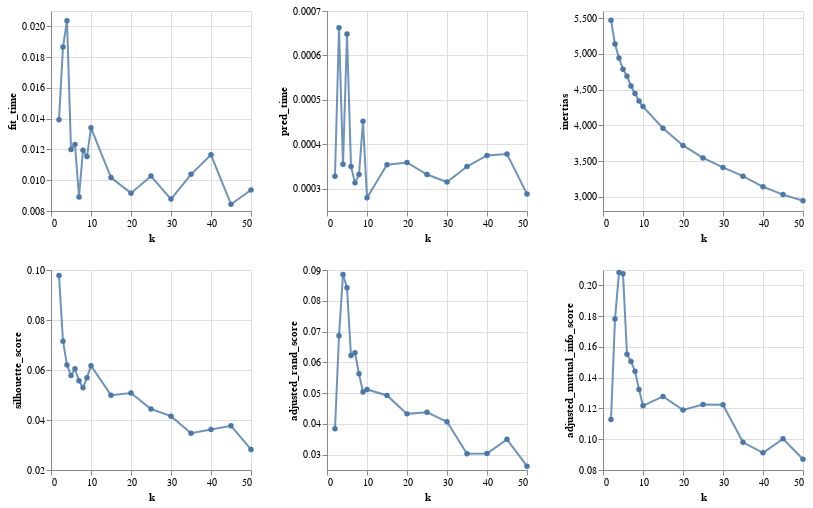

Notebook source saved alongside this figure:
### Code cell
math_metric_df = compare_k_values(math_x_train_transformed, math_y_train)
plot_kmeans(math_metric_df)

### Figure 1 — Vega-Lite specification as saved in the notebook (floating-point values rounded to 4 significant figures)
{"config": {"view": {"continuousWidth": 400, "continuousHeight": 300}}, "repeat": ["fit_time", "pred_time", "inertias", "silhouette_score", "adjusted_rand_score", "adjusted_mutual_info_score"], "spec": {"data": {"name": "data-e983467b6760b518e3e28aa69861e675"}, "mark": {"type": "line", "opacity": 0.8, "point": true}, "encoding": {"x": {"field": "k", "type": "quantitative"}, "y": {"field": {"repeat": "repeat"}, "scale": {"zero": false}, "type": "quantitative"}}, "height": 200, "width": 200}, "columns": 3, "$schema": "https://vega.github.io/schema/vega-lite/v4.17.0.json", "datasets": {"data-e983467b6760b518e3e28aa69861e675": [{"k": 2, "fit_time": 0.01392, "pred_time": 0.0003281, "silhouette_score": 0.09784, "adjusted_rand_score": 0.03838, "adjusted_mutual_info_score": 0.1128, "inertias": 5472.0}, {"k": 3, "fit_time": 0.01866, "pred_time": 0.0006621, "silhouette_score": 0.07151, "adjusted_rand_score": 0.06862, "adjusted_mutual_info_score": 0.1781, "inertias": 5137.0}, {"k": 4, "fit_time": 0.02037, "pred_time": 0.0003552, "silhouette_score": 0.06205, "adjusted_rand_score": 0.08857, "adjusted_mutual_info_score": 0.2084, "inertias": 4942.0}, {"k": 5, "fit_time": 0.012, "pred_time": 0.000648, "silhouette_score": 0.05775, "adjusted_rand_score": 0.08422, "adjusted_mutual_info_score": 0.2076, "inertias": 4783.0}, {"k": 6, "fit_time": 0.01233, "pred_time": 0.00035, "silhouette_score": 0.06048, "adjusted_rand_score": 0.06222, "adjusted_mutual_info_score": 0.1552, "inertias": 4687.0}, {"k": 7, "fit_time": 0.008913, "pred_time": 0.0003133, "silhouette_score": 0.05567, "adjusted_rand_score": 0.06307, "adjusted_mutual_info_score": 0.1506, "inertias": 4550.0}, {"k": 8, "fit_time": 0.01195, "pred_time": 0.0003319, "silhouette_score": 0.05293, "adjusted_rand_score": 0.05627, "adjusted_mutual_info_score": 0.1442, "inertias": 4445.0}, {"k": 9, "fit_time": 0.01154, "pred_time": 0.0004518, "silhouette_score": 0.05694, "adjusted_rand_score": 0.05035, "adjusted_mutual_info_score": 0.1324, "inertias": 4339.0}, {"k": 10, "fit_time": 0.01341, "pred_time": 0.0002799, "silhouette_score": 0.06168, "adjusted_rand_score": 0.05118, "adjusted_mutual_info_score": 0.1217, "inertias": 4262.0}, {"k": 15, "fit_time": 0.01018, "pred_time": 0.0003541, "silhouette_score": 0.04994, "adjusted_rand_score": 0.04921, "adjusted_mutual_info_score": 0.1278, "inertias": 3959.0}, {"k": 20, "fit_time": 0.00916, "pred_time": 0.0003593, "silhouette_score": 0.05082, "adjusted_rand_score": 0.04324, "adjusted_mutual_info_score": 0.119, "inertias": 3718.0}, {"k": 25, "fit_time": 0.01027, "pred_time": 0.0003321, "silhouette_score": 0.0444, "adjusted_rand_score": 0.04374, "adjusted_mutual_info_score": 0.1225, "inertias": 3542.0}, {"k": 30, "fit_time": 0.008774, "pred_time": 0.0003152, "silhouette_score": 0.04154, "adjusted_rand_score": 0.04069, "adjusted_mutual_info_score": 0.1224, "inertias": 3410.0}, {"k": 35, "fit_time": 0.01038, "pred_time": 0.00035, "silhouette_score": 0.03473, "adjusted_rand_score": 0.03025, "adjusted_mutual_info_score": 0.09798, "inertias": 3287.0}, {"k": 40, "fit_time": 0.01165, "pred_time": 0.000375, "silhouette_score": 0.0362, "adjusted_rand_score": 0.03035, "adjusted_mutual_info_score": 0.09114, "inertias": 3139.0}, {"k": 45, "fit_time": 0.008436, "pred_time": 0.0003781, "silhouette_score": 0.0377, "adjusted_rand_score": 0.03497, "adjusted_mutual_info_score": 0.1002, "inertias": 3030.0}, {"k": 50, "fit_time": 0.009366, "pred_time": 0.000288, "silhouette_score": 0.02824, "adjusted_rand_score": 0.02624, "adjusted_mutual_info_score": 0.08696, "inertias": 2944.0}]}}
